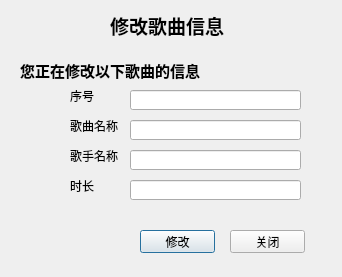
<?xml version="1.0" encoding="UTF-8"?>
<ui version="4.0">
 <class>ModifyDialog</class>
 <widget class="QDialog" name="ModifyDialog">
  <property name="geometry">
   <rect>
    <x>0</x>
    <y>0</y>
    <width>342</width>
    <height>277</height>
   </rect>
  </property>
  <property name="windowTitle">
   <string>Dialog</string>
  </property>
  <widget class="QLabel" name="label">
   <property name="geometry">
    <rect>
     <x>110</x>
     <y>10</y>
     <width>121</width>
     <height>31</height>
    </rect>
   </property>
   <property name="font">
    <font>
     <family>Adobe Gothic Std B</family>
     <pointsize>14</pointsize>
     <weight>75</weight>
     <bold>true</bold>
    </font>
   </property>
   <property name="text">
    <string>修改歌曲信息</string>
   </property>
  </widget>
  <widget class="QLabel" name="label_2">
   <property name="geometry">
    <rect>
     <x>20</x>
     <y>60</y>
     <width>211</width>
     <height>21</height>
    </rect>
   </property>
   <property name="font">
    <font>
     <family>Adobe Arabic</family>
     <pointsize>11</pointsize>
     <weight>75</weight>
     <bold>true</bold>
    </font>
   </property>
   <property name="text">
    <string>您正在修改以下歌曲的信息</string>
   </property>
  </widget>
  <widget class="QLabel" name="label_3">
   <property name="geometry">
    <rect>
     <x>70</x>
     <y>90</y>
     <width>54</width>
     <height>12</height>
    </rect>
   </property>
   <property name="text">
    <string>序号</string>
   </property>
  </widget>
  <widget class="QLabel" name="label_4">
   <property name="geometry">
    <rect>
     <x>70</x>
     <y>120</y>
     <width>54</width>
     <height>12</height>
    </rect>
   </property>
   <property name="text">
    <string>歌曲名称</string>
   </property>
  </widget>
  <widget class="QLabel" name="label_5">
   <property name="geometry">
    <rect>
     <x>70</x>
     <y>150</y>
     <width>54</width>
     <height>12</height>
    </rect>
   </property>
   <property name="text">
    <string>歌手名称</string>
   </property>
  </widget>
  <widget class="QLabel" name="label_6">
   <property name="geometry">
    <rect>
     <x>70</x>
     <y>180</y>
     <width>54</width>
     <height>12</height>
    </rect>
   </property>
   <property name="text">
    <string>时长</string>
   </property>
  </widget>
  <widget class="QLineEdit" name="number">
   <property name="geometry">
    <rect>
     <x>130</x>
     <y>90</y>
     <width>171</width>
     <height>20</height>
    </rect>
   </property>
   <property name="readOnly">
    <bool>true</bool>
   </property>
  </widget>
  <widget class="QLineEdit" name="title">
   <property name="geometry">
    <rect>
     <x>130</x>
     <y>120</y>
     <width>171</width>
     <height>20</height>
    </rect>
   </property>
   <property name="readOnly">
    <bool>false</bool>
   </property>
  </widget>
  <widget class="QLineEdit" name="singer">
   <property name="geometry">
    <rect>
     <x>130</x>
     <y>150</y>
     <width>171</width>
     <height>20</height>
    </rect>
   </property>
   <property name="readOnly">
    <bool>false</bool>
   </property>
  </widget>
  <widget class="QLineEdit" name="duration">
   <property name="geometry">
    <rect>
     <x>130</x>
     <y>180</y>
     <width>171</width>
     <height>20</height>
    </rect>
   </property>
   <property name="readOnly">
    <bool>true</bool>
   </property>
  </widget>
  <widget class="QPushButton" name="pushButton">
   <property name="geometry">
    <rect>
     <x>140</x>
     <y>230</y>
     <width>75</width>
     <height>23</height>
    </rect>
   </property>
   <property name="text">
    <string>修改</string>
   </property>
  </widget>
  <widget class="QPushButton" name="pushButton_2">
   <property name="geometry">
    <rect>
     <x>230</x>
     <y>230</y>
     <width>75</width>
     <height>23</height>
    </rect>
   </property>
   <property name="text">
    <string>关闭</string>
   </property>
  </widget>
 </widget>
 <resources/>
 <connections/>
</ui>
